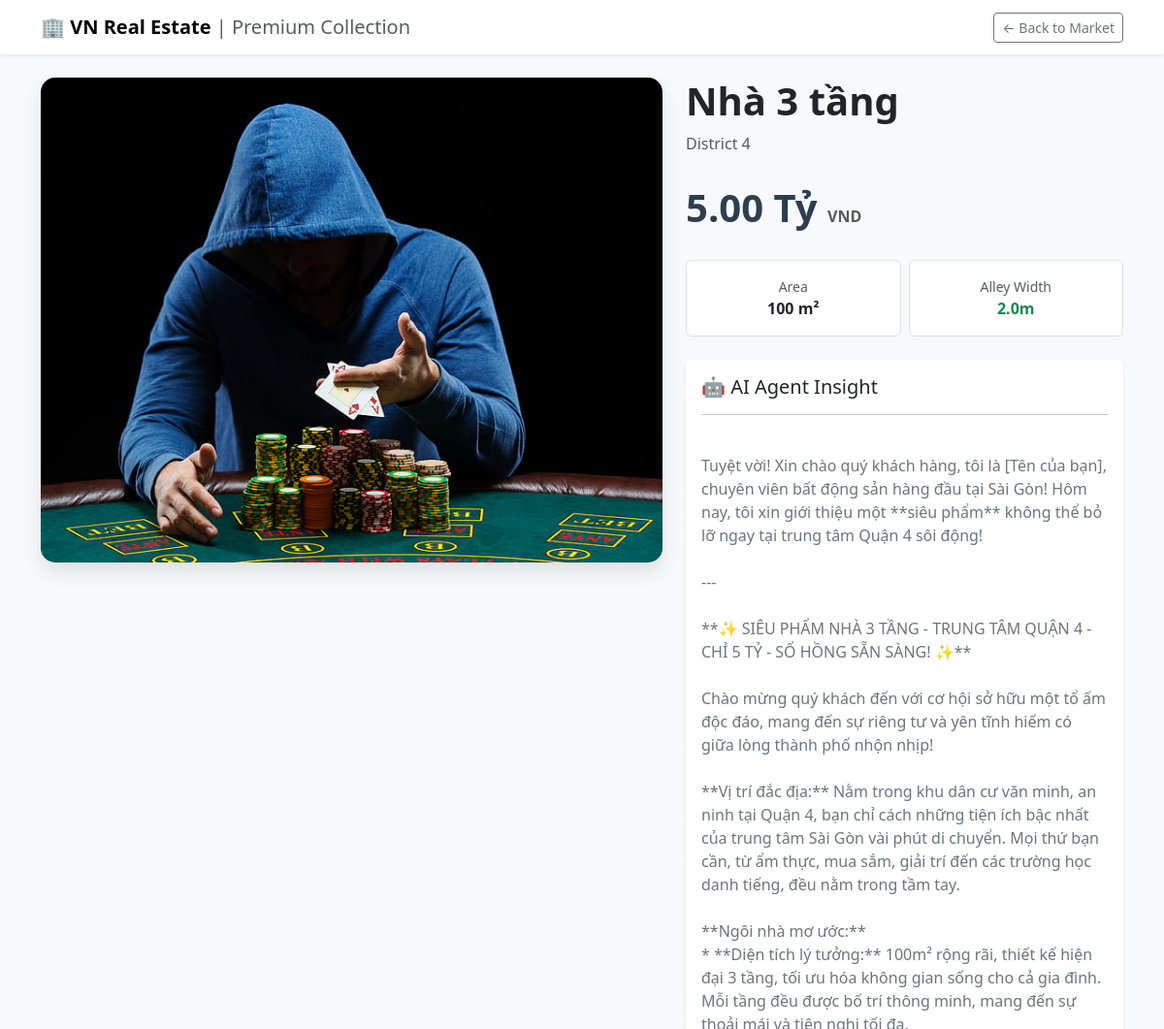
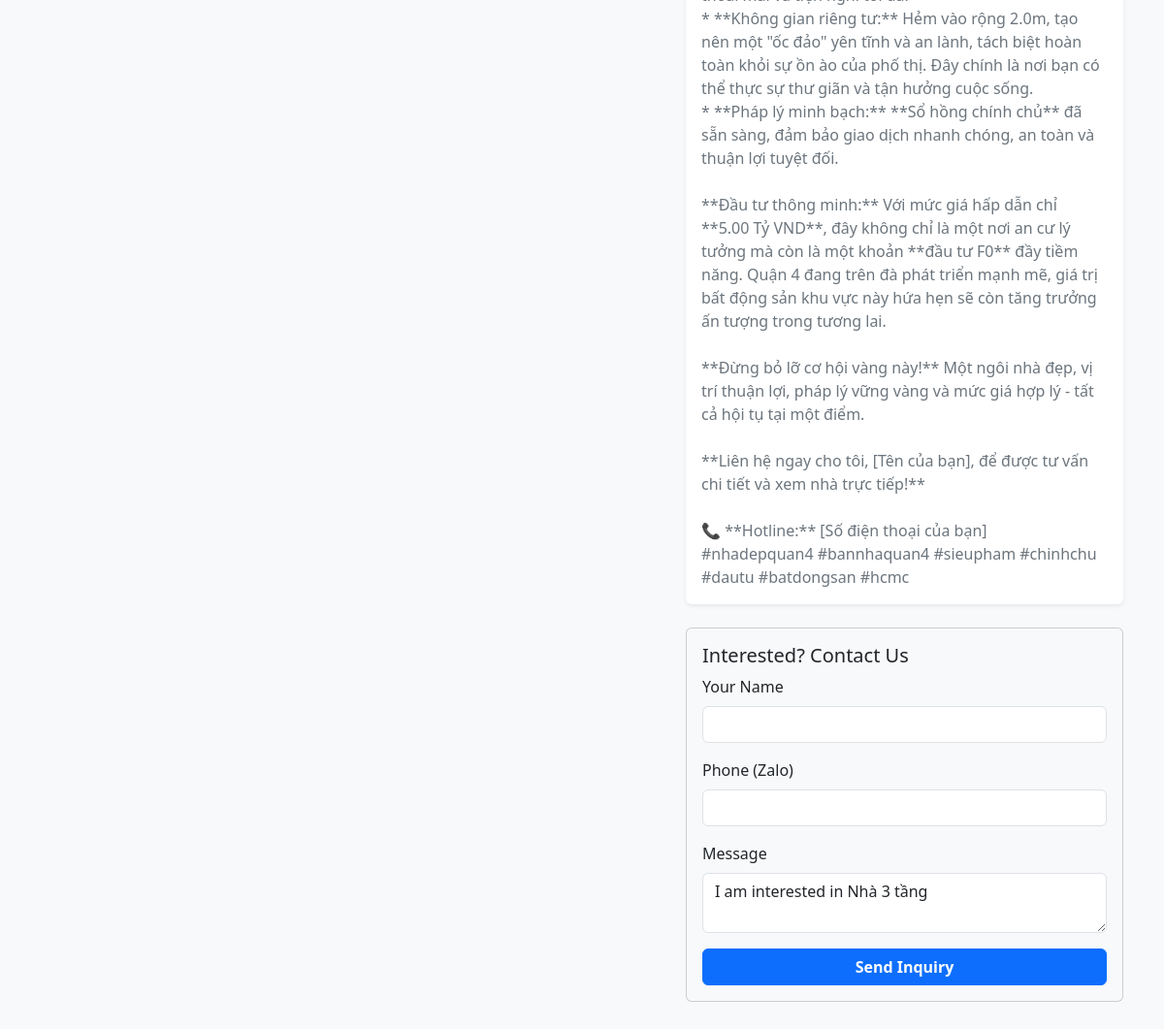
The page /property/3/ on the database its author committed (2 pictures, top to bottom).
### listings/models.py (models this page shows, shortened)
class Property(models.Model):
    title = models.CharField(max_length=200)
    price_in_billions = models.DecimalField(max_digits=10, decimal_places=2)
    location_district = models.CharField(max_length=100) # e.g., "District 1", "Thao Dien"
    area_sqm = models.IntegerField()
    alley_width_meters = models.FloatField(help_text="Width of the ngo/hem in front of house")
    is_legal_clear = models.BooleanField(default=False, help_text="Is the Red Book (So Do) ready?")
    ai_description = models.TextField(blank=True, null=True, help_text="Generated by OpenAI")
    main_photo = models.ImageField(upload_to='properties/', blank=True, null=True)

### listings/views.py (the view)
# urls.py: path('property/<int:pk>/', views.property_detail, name='property_detail'),
def property_detail(request, pk):
    prop = get_object_or_404(Property, pk=pk)
    return render(request, 'listings/detail.html', {'prop': prop})

### listings/templates/listings/detail.html (shortened to what this page needs)
<!DOCTYPE html>
<html>
<head>
    <link href="https://cdn.jsdelivr.net/npm/bootstrap@5.3.0/dist/css/bootstrap.min.css" rel="stylesheet">
</head>
<body class="bg-light">
    <nav class="navbar navbar-light bg-white shadow-sm mb-4">
        <div class="container">
            <a class="navbar-brand fw-bold" href="{% url 'listings_index' %}">
                🏢 VN Real Estate <span class="text-muted fw-normal">| Premium Collection</span>
            </a>
            <a href="{% url 'listings_index' %}" class="btn btn-outline-secondary btn-sm">← Back to Market</a>
        </div>
    </nav>
    <div class="container mb-5">
        <div class="row">
            <div class="col-lg-7 mb-4">
                <div class="hero-image-container">
                    {% if prop.main_photo %}
                        <img src="{{ prop.main_photo.url }}" class="hero-image" alt="{{ prop.title }}">
                    {% else %}
                        <div class="d-flex align-items-center justify-content-center h-100 text-muted">
                            <h3>No Image Available</h3>
                        </div>
                    {% endif %}
                </div>
            </div>
            <div class="col-lg-5">
                <h1 class="display-6 fw-bold mb-2">{{ prop.title }}</h1>
                <p class="text-muted mb-4"> {{ prop.location_district }}</p>
                <div class="price-tag mb-4">
                    {{ prop.price_in_billions }} Tỷ <small class="fs-6 text-muted">VND</small>
                </div>
                <div class="row mb-4 g-2">
                    <div class="col-6">
                        <div class="p-3 border rounded bg-white text-center">
                            <div class="text-muted small">Area</div>
                            <div class="fw-bold">{{ prop.area_sqm }} m²</div>
                        </div>
                    </div>
                    <div class="col-6">
                        <div class="p-3 border rounded bg-white text-center">
                            <div class="text-muted small">Alley Width</div>
                            <div class="fw-bold {{ prop.alley_width_meters|yesno:'text-success,text-danger' }}">
                                {{ prop.alley_width_meters }}m
                            </div>
                        </div>
                    </div>
                </div>
                <div class="card border-0 shadow-sm bg-white">
                    <div class="card-body">
                        <h5 class="card-title">🤖 AI Agent Insight</h5>
                        <hr>
                        {% if prop.ai_description %}
                            <p class="card-text text-secondary" style="white-space: pre-line;">
                                {{ prop.ai_description }}
                            </p>
                        {% endif %}
                    </div>
                </div>
                <div class="card bg-light mt-4">
                    <div class="card-body">
                        <h5 class="card-title">Interested? Contact Us</h5>
                        <form action="{% url 'inquiry' %}" method="POST">
                            <div class="mb-3">
                                <label class="form-label">Your Name</label>
                                <input type="text" name="name" class="form-control" required>
                            </div>
                            <div class="mb-3">
                                <label class="form-label">Phone (Zalo)</label>
                                <input type="text" name="phone" class="form-control" required>
                            </div>
                            <div class="mb-3">
                                <label class="form-label">Message</label>
                                <textarea name="message" class="form-control" rows="2">I am interested in {{ prop.title }}</textarea>
                            </div>
                            <button type="submit" class="btn btn-primary w-100 fw-bold">Send Inquiry</button>
                        </form>
                    </div>
                </div>
            </div>
        </div>
    </div>
</body>
</html>

### listings/templates/listings/detail.html (style rules this page uses)
.hero-image-container { height: 500px; background-color: #f0f0f0; border-radius: 15px; overflow: hidden; box-shadow: 0 10px 20px rgba(0,0,0,0.1); }
.hero-image { width: 100%; height: 100%; object-fit: cover; }
.price-tag { font-size: 2.5rem; font-weight: 800; color: #2c3e50; }

### rows shown on the page
Property: main_photo (picture), title "Nhà 3 tầng", location_district "District 4", price_in_billions "5.00", area_sqm "100", alley_width_meters "2.0", ai_description "Tuyệt vời! Xin chào quý khách hàng, tôi là [Tên của bạn], chuyên viên bất động sản hàng đầu tại Sài Gòn! Hôm nay, tôi xin giới thiệu một **siêu phẩm** không thể bỏ lỡ ngay tại trung tâm Quận 4 sôi động! --- **✨ SIÊU PHẨM NHÀ 3 TẦNG - TRUNG TÂM QUẬN 4 - CHỈ 5 TỶ - SỔ HỒNG SẴN SÀNG! ✨** Chào mừng quý khách đến với cơ hội sở hữu một tổ ấm độc đáo, mang đến sự riêng tư và yên tĩnh hiếm có giữa lòng thành phố nhộn nhịp! **Vị trí đắc địa:** Nằm trong khu dân cư văn minh, an ninh tại Quận 4, bạn chỉ cách những tiện ích bậc nhất của trung tâm Sài Gòn vài phút di chuyển. Mọi thứ bạn cần, từ ẩm thực, mua sắm, giải trí đến các trường học danh tiếng, đều nằm trong tầm tay. **Ngôi nhà mơ ước:** * **Diện…", message "I am interested in Nhà 3 tầng"
